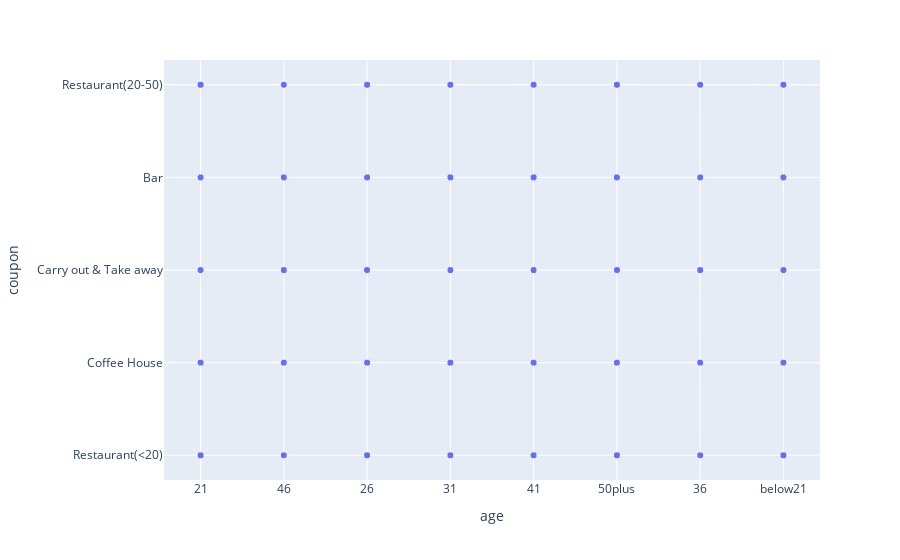

Notebook cell for this chart:
### Code cell
# Do some visualizations for better understanding
fig1 = px.scatter(data, x = "age", y = "coupon")
fig1.show()

### Figure 1 — Plotly figure (JSON) as saved in the notebook; plotly's stock layout.template omitted (floating-point values rounded to 4 significant figures; data arrays with more than 128 entries replaced by an {"elided": "..."} marker saying what was removed)
{"data": [{"hovertemplate": "age=%{x}<br>coupon=%{y}<extra></extra>", "legendgroup": "", "marker": {"color": "#636efa", "symbol": "circle"}, "mode": "markers", "name": "", "showlegend": false, "type": "scattergl", "x": {"elided": "12684 str values"}, "xaxis": "x", "y": {"elided": "12684 str values"}, "yaxis": "y"}], "layout": {"legend": {"tracegroupgap": 0}, "margin": {"t": 60}, "xaxis": {"anchor": "y", "domain": [0, 1], "title": {"text": "age"}}, "yaxis": {"anchor": "x", "domain": [0, 1], "title": {"text": "coupon"}}}}
